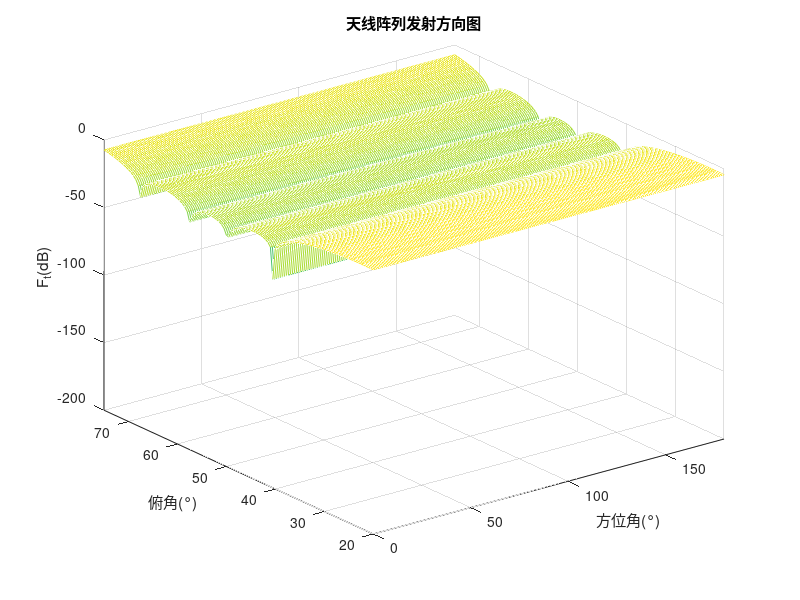
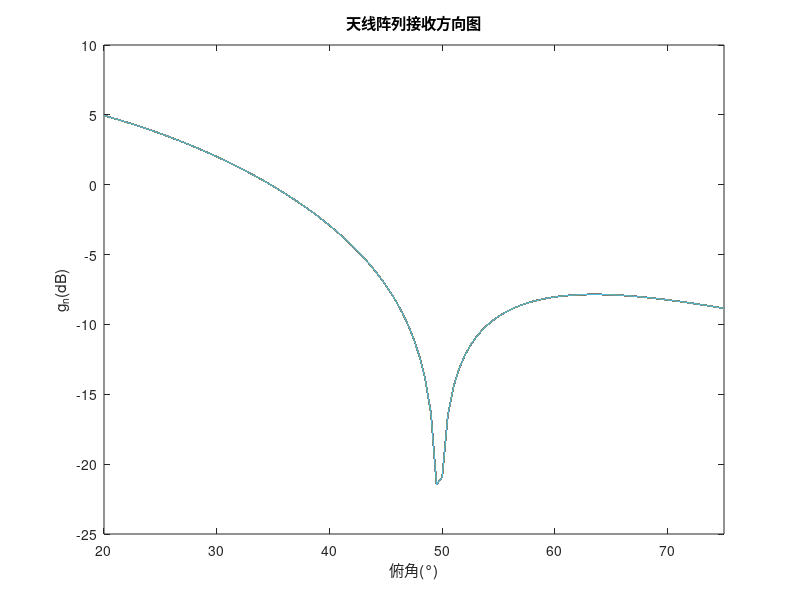

These figures' MATLAB source, in order:
%% 天线方向图
clc
clear all
M=8;
N=8;
dB = 30;
lambda = 0.23; % 信号波长
d = lambda/2; % 阵元间距
Im = chebwin(M,dB);
In = chebwin(N,dB);
theta=meshgrid(eps:pi/180:pi);
phi=meshgrid(eps:pi/360:pi/2)';
phi_0 = 30/180*pi; % 天线主瓣俯仰角
theta_0 = 90/180*pi; % 天线主瓣方位角
cos_psi_0 = cos(phi_0)*cos(theta_0); % 主波束方向的锥角
L = length(phi);
W = length(theta);
for l = 1:L
    for w = 1:W
        cos_psi(l,w) = cos(phi(l))*cos(theta(w));
        F_t(l,w) = sum(In'.*exp(j*2*pi*d/lambda*[0:N-1]*(cos_psi(l,w)-cos_psi_0)))*sum(Im'.*exp(j*2*pi*d/lambda*[0:M-1]*(sin(phi(l))*sin(phi_0))));
    end
    g_n(l) = sum(Im'.*exp(j*2*pi*d/lambda*[0:M-1]*(sin(phi(l))*sin(phi_0))));
end



% (1)确定天线发射方向图
figure(1)
mesh(theta./pi.*180,phi./pi.*180,10*(log10(abs(F_t))));
xlabel('方位角(°)')
ylabel('俯角(°)')
zlabel('F_t(dB)')
xlim([0 180])
ylim([20 75])
title('天线阵列发射方向图')

% (2)确定天线接收方向图
figure(2)
plot(phi./pi.*180,10*(log10(abs(g_n))));
xlabel('俯角(°)')
ylabel('g_n(dB)')
xlim([20 75])
title('天线阵列接收方向图')